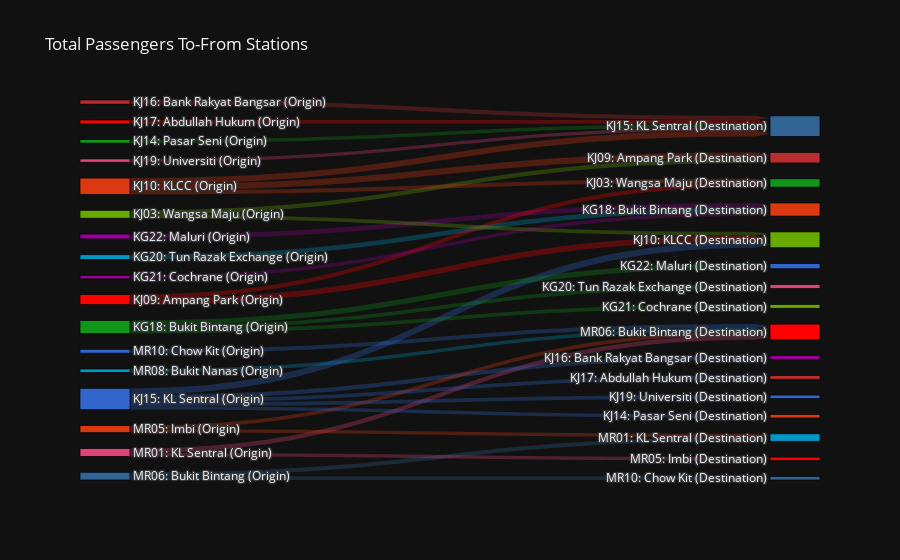

Notebook cell for this chart:
### Code cell
#Sankey Diagram Code 
fig = go.Figure(data=[go.Sankey(
    arrangement = "snap",
    node = dict(
      pad = 25,
      thickness = 50,
      line = dict(color = "black", width = 0.7),
      label = unique_source_target,
      color = label_colors
      
    ),
    link = dict(
      arrowlen=15,
      source = links_dict["train_origin"],
      target = links_dict["train_destination"],
      value = links_dict["total_passengers"],
      color = links_dict["link_c"]
  
  ))])

fig.update_layout(title_text="Total Passengers To-From Stations")

# fig.update_traces(node_color = color_for_nodes, link_color = color_for_links)
fig.show()
